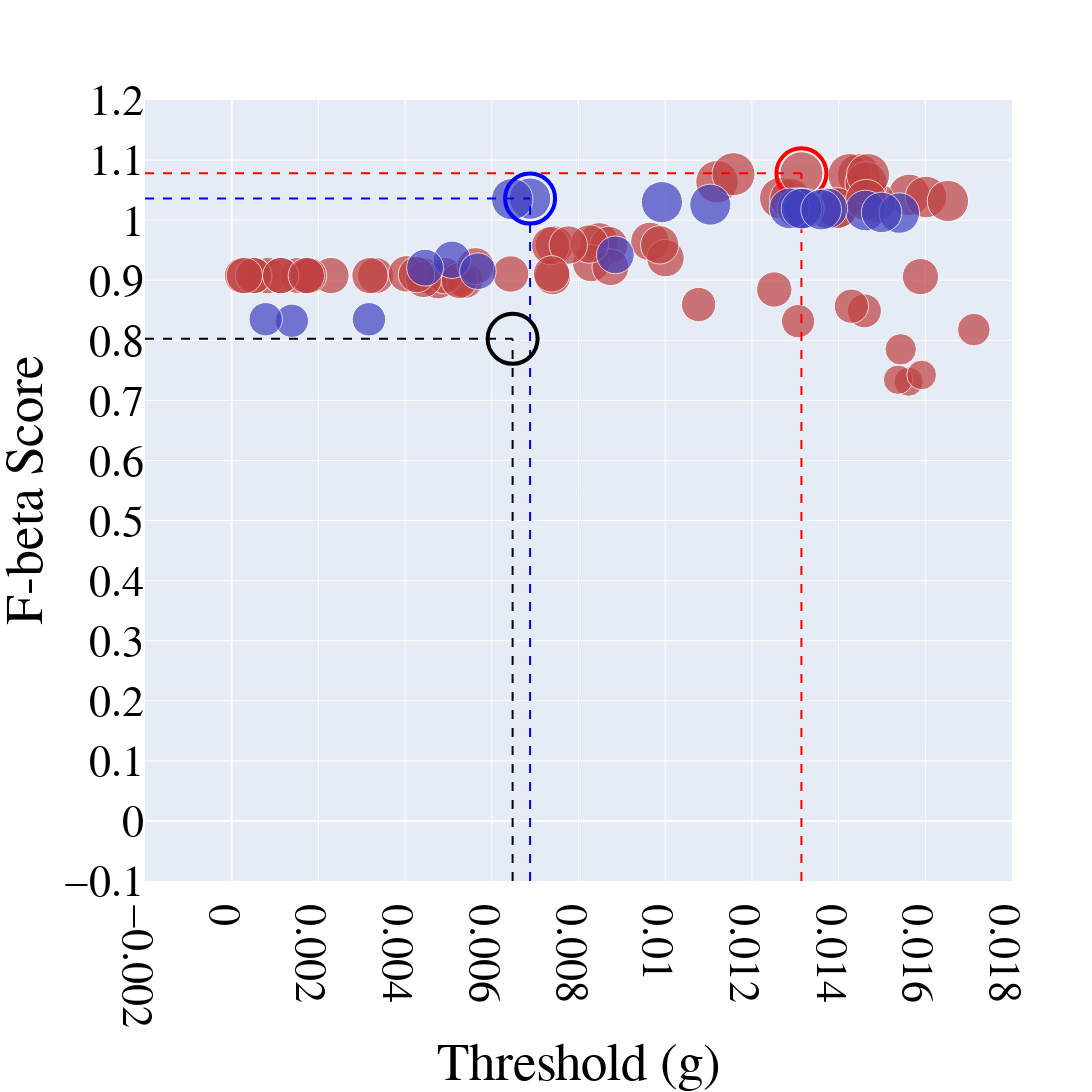

The notebook cell this image was saved under:
### Code cell
import plotly.graph_objects as go
import numpy as np

# Function to map a value in [1, 65] to a saturation percentage between 30% and 100%
def value_to_saturation(val, min_val=1, max_val=65, min_sat=0.5, max_sat=1.0, gamma=2):
    norm = (val - min_val) / (max_val - min_val)
    sat = min_sat + (norm ** gamma) * (max_sat - min_sat)
    return round(sat * 100, 1)

# For R_PRE (red)
colors_red = [f'hsl(0, {value_to_saturation(val)}%, 50%)' for val in R_PRE[:, 2]]
max_idx_pre = np.argmax(R_PRE[:, 2])

# For R_ONB (blue)
colors_blue = [f'hsl(240, {value_to_saturation(val)}%, 50%)' for val in R_ONB[:, 2]]
max_idx_onb = np.argmax(R_ONB[:, 2])

# Font customization variables
font_family = "Times New Roman"
font_size = 44
font_color = "black"

# Create figure object
fig = go.Figure()

# Add first dataset R_PRE (red)
fig.add_trace(go.Scatter(
    x=R_PRE[:, 0],
    y=R_PRE[:, 2],
    mode='markers',
    marker=dict(
        size=R_PRE[:, 2] * 40,
        color=colors_red
    ),
    name='R_PRE'
))

# Highlight maximum value in R_PRE with a red hollow circle and vertical/horizontal lines
fig.add_trace(go.Scatter(
    x=[R_PRE[max_idx_pre, 0]],
    y=[R_PRE[max_idx_pre, 2]],
    mode='markers',
    marker=dict(
        size=50,
        color='rgba(255, 0, 0, 0)',
        line=dict(color='red', width=4)
    ),
    name='Max R_PRE'
))

fig.add_trace(go.Scatter(
    x=[R_PRE[max_idx_pre, 0], R_PRE[max_idx_pre, 0]],
    y=[-0.1, R_PRE[max_idx_pre, 2]],
    mode='lines',
    line=dict(color='red', width=2, dash='dash'),
    showlegend=False
))

fig.add_trace(go.Scatter(
    x=[-0.002, R_PRE[max_idx_pre, 0]],
    y=[R_PRE[max_idx_pre, 2], R_PRE[max_idx_pre, 2]],
    mode='lines',
    line=dict(color='red', width=2, dash='dash'),
    showlegend=False
))

# Add second dataset R_ONB (blue)
fig.add_trace(go.Scatter(
    x=R_ONB[:, 0],
    y=R_ONB[:, 2],
    mode='markers',
    marker=dict(
        size=R_ONB[:, 2] * 40,
        color=colors_blue
    ),
    name='R_ONB'
))

# Highlight maximum value in R_ONB with a blue hollow circle and vertical/horizontal lines
fig.add_trace(go.Scatter(
    x=[R_ONB[max_idx_onb, 0]],
    y=[R_ONB[max_idx_onb, 2]],
    mode='markers',
    marker=dict(
        size=50,
        color='rgba(0, 0, 255, 0)',
        line=dict(color='blue', width=4)
    ),
    name='Max R_ONB'
))

fig.add_trace(go.Scatter(
    x=[R_ONB[max_idx_onb, 0], R_ONB[max_idx_onb, 0]],
    y=[-0.1, R_ONB[max_idx_onb, 2]],
    mode='lines',
    line=dict(color='blue', width=2, dash='dash'),
    showlegend=False
))

fig.add_trace(go.Scatter(
    x=[-0.002, R_ONB[max_idx_onb, 0]],
    y=[R_ONB[max_idx_onb, 2], R_ONB[max_idx_onb, 2]],
    mode='lines',
    line=dict(color='blue', width=2, dash='dash'),
    showlegend=False
))

# Add black hollow circle at (0.00648, 0.8025) with vertical and horizontal lines
fig.add_trace(go.Scatter(
    x=[0.00648],
    y=[0.8025],
    mode='markers',
    marker=dict(
        size=50,
        color='rgba(0, 0, 0, 0)',
        line=dict(color='black', width=4)
    ),
    name='Custom Point'
))

fig.add_trace(go.Scatter(
    x=[0.00648, 0.00648],
    y=[-0.1, 0.8025],
    mode='lines',
    line=dict(color='black', width=2, dash='dash'),
    showlegend=False
))

fig.add_trace(go.Scatter(
    x=[-0.002, 0.00648],
    y=[0.8025, 0.8025],
    mode='lines',
    line=dict(color='black', width=2, dash='dash'),
    showlegend=False
))

# Update overall layout
fig.update_layout(
    font=dict(
        family=font_family,
        size=font_size,
        color=font_color
    ),
    width=1600,
    height=1600,
    showlegend=False,
    xaxis_title="Threshold (g)",
    yaxis_title="F-beta Score"
)

fig.update_xaxes(
    range=[-0.002, 0.018],
    tick0=-0.002,       # Starting tick value on x-axis
    dtick=0.002,        # Interval between ticks on x-axis
    tickfont=dict(family=font_family, size=font_size, color=font_color)
)

fig.update_yaxes(
    range=[-0.1, 1.2],
    tick0=-0.1,         # Starting tick value on y-axis
    dtick=0.1,          # Interval between ticks on y-axis
    tickfont=dict(family=font_family, size=font_size, color=font_color)
)

fig.show()

### Figure 1 — Plotly figure (JSON) as saved in the notebook; plotly's stock layout.template omitted (floating-point values rounded to 4 significant figures)
{"data": [{"marker": {"color": ["hsl(0, 50.0%, 50%)", "hsl(0, 50.0%, 50%)", "hsl(0, 50.0%, 50%)", "hsl(0, 50.0%, 50%)", "hsl(0, 50.0%, 50%)", "hsl(0, 50.0%, 50%)", "hsl(0, 50.0%, 50%)", "hsl(0, 50.0%, 50%)", "hsl(0, 50.0%, 50%)", "hsl(0, 50.0%, 50%)", "hsl(0, 50.0%, 50%)", "hsl(0, 50.0%, 50%)", "hsl(0, 50.0%, 50%)", "hsl(0, 50.0%, 50%)", "hsl(0, 50.0%, 50%)", "hsl(0, 50.0%, 50%)", "hsl(0, 50.0%, 50%)", "hsl(0, 50.0%, 50%)", "hsl(0, 50.0%, 50%)", "hsl(0, 50.0%, 50%)", "hsl(0, 50.0%, 50%)", "hsl(0, 50.0%, 50%)", "hsl(0, 50.0%, 50%)", "hsl(0, 50.0%, 50%)", "hsl(0, 50.0%, 50%)", "hsl(0, 50.0%, 50%)", "hsl(0, 50.0%, 50%)", "hsl(0, 50.0%, 50%)", "hsl(0, 50.0%, 50%)", "hsl(0, 50.0%, 50%)", "hsl(0, 50.0%, 50%)", "hsl(0, 50.0%, 50%)", "hsl(0, 50.0%, 50%)", "hsl(0, 50.0%, 50%)", "hsl(0, 50.0%, 50%)", "hsl(0, 50.0%, 50%)", "hsl(0, 50.0%, 50%)", "hsl(0, 50.0%, 50%)", "hsl(0, 50.0%, 50%)", "hsl(0, 50.0%, 50%)", "hsl(0, 50.0%, 50%)", "hsl(0, 50.0%, 50%)", "hsl(0, 50.0%, 50%)", "hsl(0, 50.0%, 50%)", "hsl(0, 50.0%, 50%)", "hsl(0, 50.0%, 50%)", "hsl(0, 50.0%, 50%)", "hsl(0, 50.0%, 50%)", "hsl(0, 50.0%, 50%)", "hsl(0, 50.0%, 50%)", "hsl(0, 50.0%, 50%)", "hsl(0, 50.0%, 50%)", "hsl(0, 50.0%, 50%)", "hsl(0, 50.0%, 50%)", "hsl(0, 50.0%, 50%)", "hsl(0, 50.0%, 50%)", "hsl(0, 50.0%, 50%)", "hsl(0, 50.0%, 50%)", "hsl(0, 50.0%, 50%)", "hsl(0, 50.0%, 50%)", "hsl(0, 50.0%, 50%)", "hsl(0, 50.0%, 50%)", "hsl(0, 50.0%, 50%)", "hsl(0, 50.0%, 50%)", "hsl(0, 50.0%, 50%)"], "size": [36.31, 36.31, 36.11, 33.28, 34.38, 41.68, 42.56, 36.31, 36.31, 36.31, 36.31, 36.31, 41.21, 35.95, 38.35, 38.55, 36.31, 29.25, 36.31, 38.58, 36.42, 35.99, 36.31, 36.05, 36.24, 40.81, 36.31, 38.31, 36.24, 29.38, 33.96, 37.13, 41.47, 35.98, 43.0, 43.0, 41.4, 43.12, 36.31, 36.87, 29.69, 37.47, 36.38, 36.41, 32.72, 38.41, 36.31, 38.3, 43.06, 41.54, 42.48, 36.31, 36.31, 35.38, 38.36, 43.0, 34.27, 41.28, 38.34, 36.31, 31.4, 40.81, 41.34, 36.94, 36.42]}, "mode": "markers", "name": "R_PRE", "type": "scatter", "x": [0.00083, 0.002289, 0.005226, 0.01307, 0.01077, 0.01563, 0.0112, 0.003321, 0.0002483, 0.001535, 0.001752, 0.004412, 0.01484, 0.00476, 0.007444, 0.008476, 0.00319, 0.01561, 0.001138, 0.009648, 0.00403, 0.005379, 0.004909, 0.004424, 0.007403, 0.01397, 0.0005135, 0.008698, 0.01589, 0.01537, 0.0146, 0.008291, 0.01265, 0.00525, 0.01447, 0.01425, 0.01289, 0.01314, 0.000503, 0.008737, 0.01592, 0.01001, 0.004263, 0.006435, 0.01712, 0.008252, 0.001774, 0.007358, 0.01157, 0.01602, 0.01463, 0.00113, 0.0002924, 0.01252, 0.009872, 0.01468, 0.0143, 0.01652, 0.007765, 0.001722, 0.01543, 0.01397, 0.01464, 0.005625, 0.007379], "y": [0.9077, 0.9077, 0.9029, 0.8319, 0.8596, 1.042, 1.064, 0.9077, 0.9077, 0.9077, 0.9077, 0.9077, 1.03, 0.8988, 0.9586, 0.9638, 0.9077, 0.7312, 0.9077, 0.9644, 0.9106, 0.8996, 0.9077, 0.9012, 0.906, 1.02, 0.9077, 0.9578, 0.906, 0.7344, 0.849, 0.9283, 1.037, 0.8995, 1.075, 1.075, 1.035, 1.078, 0.9077, 0.9217, 0.7423, 0.9368, 0.9095, 0.9103, 0.8179, 0.9603, 0.9077, 0.9575, 1.077, 1.039, 1.062, 0.9077, 0.9077, 0.8845, 0.9589, 1.075, 0.8568, 1.032, 0.9585, 0.9077, 0.785, 1.02, 1.034, 0.9235, 0.9106]}, {"marker": {"color": "rgba(255, 0, 0, 0)", "line": {"color": "red", "width": 4}, "size": 50}, "mode": "markers", "name": "Max R_PRE", "type": "scatter", "x": [0.01314], "y": [1.078]}, {"line": {"color": "red", "dash": "dash", "width": 2}, "mode": "lines", "showlegend": false, "type": "scatter", "x": [0.01314, 0.01314], "y": [-0.1, 1.078]}, {"line": {"color": "red", "dash": "dash", "width": 2}, "mode": "lines", "showlegend": false, "type": "scatter", "x": [-0.002, 0.01314], "y": [1.078, 1.078]}, {"marker": {"color": ["hsl(240, 50.0%, 50%)", "hsl(240, 50.0%, 50%)", "hsl(240, 50.0%, 50%)", "hsl(240, 50.0%, 50%)", "hsl(240, 50.0%, 50%)", "hsl(240, 50.0%, 50%)", "hsl(240, 50.0%, 50%)", "hsl(240, 50.0%, 50%)", "hsl(240, 50.0%, 50%)", "hsl(240, 50.0%, 50%)", "hsl(240, 50.0%, 50%)", "hsl(240, 50.0%, 50%)", "hsl(240, 50.0%, 50%)", "hsl(240, 50.0%, 50%)", "hsl(240, 50.0%, 50%)", "hsl(240, 50.0%, 50%)", "hsl(240, 50.0%, 50%)", "hsl(240, 50.0%, 50%)", "hsl(240, 50.0%, 50%)", "hsl(240, 50.0%, 50%)"], "size": [41.44, 40.64, 37.36, 36.6, 40.8, 41.2, 33.3, 40.78, 33.4, 37.69, 33.4, 40.77, 40.78, 40.47, 40.77, 41.03, 36.84, 40.7, 40.52, 41.4]}, "mode": "markers", "name": "R_ONB", "type": "scatter", "x": [0.006883, 0.01462, 0.005082, 0.005679, 0.01306, 0.009924, 0.001388, 0.01374, 0.0007844, 0.00885, 0.003166, 0.01319, 0.01287, 0.0154, 0.01315, 0.01104, 0.004461, 0.0136, 0.01499, 0.006472], "y": [1.036, 1.016, 0.934, 0.915, 1.02, 1.03, 0.8325, 1.02, 0.835, 0.9423, 0.835, 1.019, 1.02, 1.012, 1.019, 1.026, 0.9209, 1.018, 1.013, 1.035]}, {"marker": {"color": "rgba(0, 0, 255, 0)", "line": {"color": "blue", "width": 4}, "size": 50}, "mode": "markers", "name": "Max R_ONB", "type": "scatter", "x": [0.006883], "y": [1.036]}, {"line": {"color": "blue", "dash": "dash", "width": 2}, "mode": "lines", "showlegend": false, "type": "scatter", "x": [0.006883, 0.006883], "y": [-0.1, 1.036]}, {"line": {"color": "blue", "dash": "dash", "width": 2}, "mode": "lines", "showlegend": false, "type": "scatter", "x": [-0.002, 0.006883], "y": [1.036, 1.036]}, {"marker": {"color": "rgba(0, 0, 0, 0)", "line": {"color": "black", "width": 4}, "size": 50}, "mode": "markers", "name": "Custom Point", "type": "scatter", "x": [0.00648], "y": [0.8025]}, {"line": {"color": "black", "dash": "dash", "width": 2}, "mode": "lines", "showlegend": false, "type": "scatter", "x": [0.00648, 0.00648], "y": [-0.1, 0.8025]}, {"line": {"color": "black", "dash": "dash", "width": 2}, "mode": "lines", "showlegend": false, "type": "scatter", "x": [-0.002, 0.00648], "y": [0.8025, 0.8025]}], "layout": {"font": {"color": "black", "family": "Times New Roman", "size": 44}, "height": 1600, "showlegend": false, "width": 1600, "xaxis": {"dtick": 0.002, "range": [-0.002, 0.018], "tick0": -0.002, "tickfont": {"color": "black", "family": "Times New Roman", "size": 44}, "title": {"text": "Threshold (g)"}}, "yaxis": {"dtick": 0.1, "range": [-0.1, 1.2], "tick0": -0.1, "tickfont": {"color": "black", "family": "Times New Roman", "size": 44}, "title": {"text": "F-beta Score"}}}}
